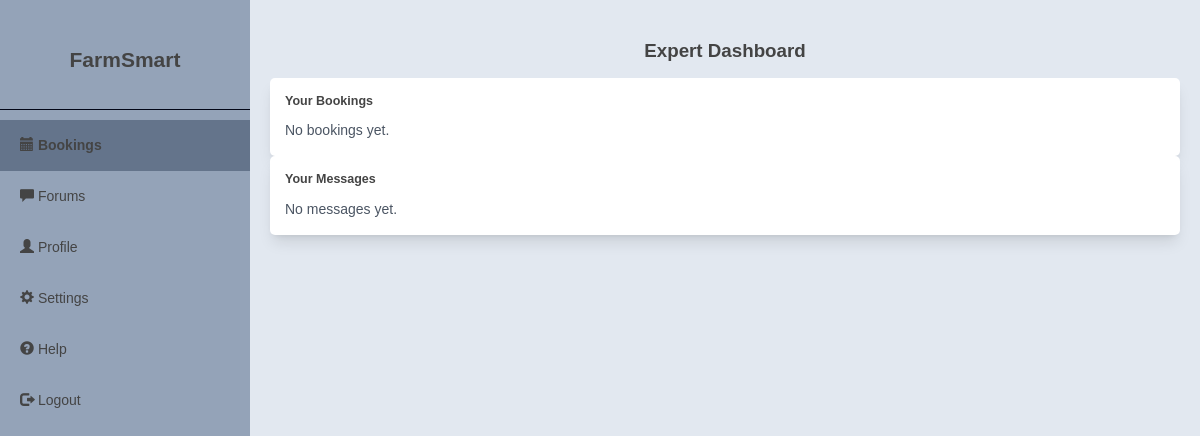
/expert-dashboard (signed in), run on an earlier commit of the app's database.
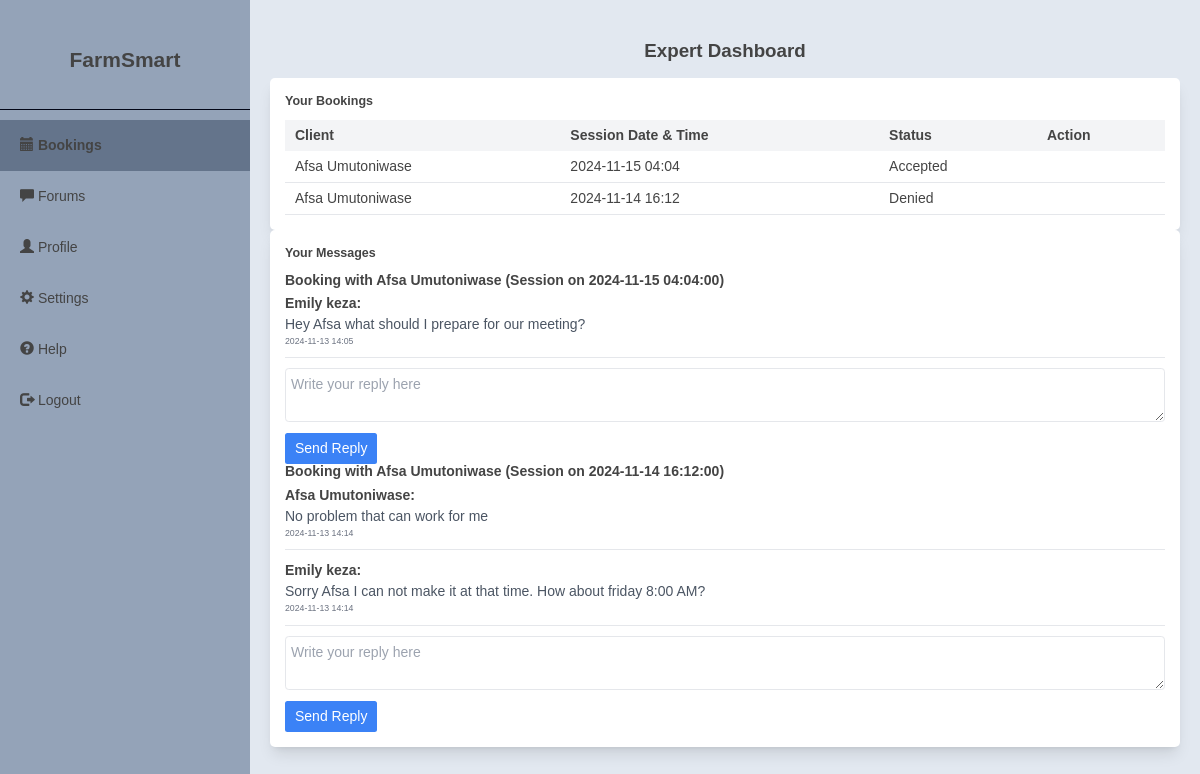
And on a later commit of the database.
### app.py (models this page shows, shortened)
class Booking(db.Model):
    __tablename__ = 'bookings'
    id = db.Column(db.Integer, primary_key=True)
    session_datetime = db.Column(db.DateTime, nullable=False)
    user_id = db.Column(db.Integer, db.ForeignKey('user.id'), nullable=False)
    expert_id = db.Column(db.Integer, db.ForeignKey('experts.id'), nullable=False)
    status = db.Column(db.String(50), default='Pending')  # Added for managing status
    user = db.relationship('User', backref='user_bookings')  # Unique backref for User
    expert = db.relationship("Expert", back_populates="bookings", overlaps="expert_ref")

class User(UserMixin, db.Model):
    id = db.Column(db.Integer, primary_key=True)
    username = db.Column(db.String(120), unique=True, nullable=False)
    email = db.Column(db.String(120), unique=True, nullable=False)
    password_hash = db.Column(db.String(128))
    role = db.Column(db.String(50))
    address = db.Column(db.String(200))
    phone = db.Column(db.String(20))
    profile_image_url = db.Column(db.String(200), nullable=True)
    profile_complete = db.Column(db.Boolean, default=False)

class Message(db.Model):
    id = db.Column(db.Integer, primary_key=True)
    content = db.Column(db.Text, nullable=False)
    timestamp = db.Column(db.DateTime, default=datetime.utcnow)
    booking_id = db.Column(db.Integer, db.ForeignKey('bookings.id'))
    sender_id = db.Column(db.Integer, db.ForeignKey('user.id'))
    is_read = db.Column(db.Boolean, default=False)
    booking = db.relationship('Booking', backref=db.backref('messages', lazy=True))
    sender = db.relationship('User', backref='sent_messages', foreign_keys=[sender_id])

### app.py (the view)
@app.route('/expert-dashboard')
@login_required
def expert_dashboard():
    expert_id = current_user.id  # Assuming the logged-in user is the expert
    db.session.expire_all()
    bookings = Booking.query.filter_by(expert_id=expert_id)\
        .options(joinedload(Booking.user), joinedload(Booking.messages))\
        .all()
    return render_template('expert-bookings.html', bookings=bookings)

### app.py (called while the page is built)
@app.after_request
def add_header(response):
    response.cache_control.no_cache = True
    return response

@login_manager.user_loader
def load_user(user_id):
    return User.query.get(int(user_id))

### templates/expert-bookings.html (shortened to what this page needs)
{% extends 'expert-base.html' %}
{% block content %}
<h1 class="text-3xl font-semibold text-center mt-8 mb-6">Expert Dashboard</h1>
<div class="flex-1 bg-white shadow-lg rounded-lg p-6">
    <h2 class="text-xl font-semibold mb-4">Your Bookings</h2>
    {% if bookings %}
    <table class="min-w-full table-auto">
        <thead class="bg-gray-100">
            <tr>
                <th class="px-4 py-2 text-left">Client</th>
                <th class="px-4 py-2 text-left">Session Date & Time</th>
                <th class="px-4 py-2 text-left">Status</th>
                <th class="px-4 py-2 text-left">Action</th>
            </tr>
        </thead>
        <tbody>
            {% for booking in bookings %}
            <tr class="border-b">
                <td class="px-4 py-2">{{ booking.user.username }}</td>
                <td class="px-4 py-2">{{ booking.session_datetime.strftime('%Y-%m-%d %H:%M') }}</td>
                <td class="px-4 py-2">{{ booking.status }}</td>
                <td class="px-4 py-2">
                </td>
            </tr>
            {% endfor %}
        </tbody>
    </table>
    {% else %}
    <p class="text-gray-600">No bookings yet.</p>
    {% endif %}
</div>
<div class="flex-1 bg-white shadow-lg rounded-lg p-6">
    <h2 class="text-xl font-semibold mb-4">Your Messages</h2>
    {% if bookings %}
        {% for booking in bookings %}
            <h3 class="font-semibold mb-2">Booking with {{ booking.user.username }} (Session on {{ booking.session_datetime }})</h3>
            <ul class="space-y-4">
                {% for message in booking.messages %}
                    <li class="border-b pb-4">
                        <p class="font-semibold">{{ message.sender.username }}:</p>
                        <p class="text-gray-600">{{ message.content }}</p>
                        <p class="text-sm text-gray-500">{{ message.timestamp.strftime('%Y-%m-%d %H:%M') }}</p>
                    </li>
                {% endfor %}
            </ul>
            <form action="{{ url_for('expert_reply_message', booking_id=booking.id) }}" method="POST" class="mt-4">
                <textarea name="reply_content" class="w-full p-2 border rounded-md" placeholder="Write your reply here" required></textarea>
                <button type="submit" class="mt-2 bg-blue-500 text-white py-2 px-4 rounded">Send Reply</button>
            </form>
        {% endfor %}
    {% else %}
        <p class="text-gray-600">No messages yet.</p>
    {% endif %}
</div>
{% endblock %}

### templates/expert-base.html (shortened to what this page needs)
<!DOCTYPE html>
<html lang="en">
<head>
    <link rel="stylesheet" href="https://maxcdn.bootstrapcdn.com/bootstrap/3.4.0/css/bootstrap.min.css">
    <link rel="stylesheet" href="{{ url_for('static', filename='css/dashboard-expert.css') }}">
    <script src="https://cdn.tailwindcss.com"></script>
</head>
<body class="bg-slate-200">
    {% include 'expert-sidebar.html' %}
    <div class="content">
        {% block content %}{% endblock %}
    </div>
</body>
</html>

### templates/expert-sidebar.html
<div class="sidebar bg-slate-400" >
    <div class="sidebar-header"><a href="{{ url_for('home') }}">FarmSmart</a></div>
    <div class="sidebar-menu">
        <a href="{{ url_for('expert_dashboard') }}" class="{% if request.path == url_for('expert_dashboard') %}active{% endif %}">
            <span class="glyphicon glyphicon-calendar"></span> Bookings
        </a>
        <a href="{{ url_for('expert_forums') }}" class="{% if request.path == url_for('expert_forums') %}active{% endif %}">
            <span class="glyphicon glyphicon-comment"></span> Forums
        </a>
        <a href="{{ url_for('expert_profile') }}" class="{% if request.path == url_for('expert_profile') %}active{% endif %}">
            <span class="glyphicon glyphicon-user"></span> Profile
        </a>
        <a href="{{ url_for('expert_account_settings') }}" class="{% if request.path == url_for('expert_account_settings') %}active{% endif %}">
            <span class="glyphicon glyphicon-cog"></span> Settings
        </a>
        <a href="{{ url_for('expert_help') }}" class="{% if request.path == url_for('expert_help') %}active{% endif %}">
            <span class="glyphicon glyphicon-question-sign"></span> Help
        </a>
        <a href="{{ url_for('logout') }}" class="{% if request.path == url_for('logout') %}active{% endif %}">
            <span class="glyphicon glyphicon-log-out"></span> Logout
        </a>
    </div>
</div>

### static/css/dashboard-expert.css (style rules this page uses)
:root { --bg-color: rgb(226 232 240); --secondary-bg-color: #a2ca71; --sidebar-header-height: 100px; --sidebar-footer-height: 230px; --text-color: #444444; --secondary-text-color: #444444; --border-color: rgb(2 6 23); --accent-color: #a2ca71; --accent-hover-color: #8dba5e; --success-background: #edf7ee; --warning-background: #ffd27f; --error-background: #ff6b6b; --input-border-color: #dddddd; --input-focus-color: var(--accent-color); --contrast-color: #ffffff; --graph-grid-color: #eeeeee; }
* { margin: 0; padding: 0; box-sizing: border-box; }
body { font-family: Arial, sans-serif; color: var(--text-color); }
.sidebar { position: fixed; top: 0; left: 0; width: 250px; height: 100vh; background-color: var(--secondary-bg-color); color: var(--secondary-text-color); display: flex; flex-direction: column; padding-top: 10px; }
.sidebar-header { height: var(--sidebar-header-height); display: flex; align-items: center; justify-content: center; text-decoration: none; font-size: 1.5em; font-weight: bold; color: var(--text-color); border-bottom: 1px solid var(--border-color); }
.sidebar-menu { display: flex; flex-direction: column; padding: 10px 0; }
.sidebar-menu a { padding: 15px 20px; color: var(--secondary-text-color); text-decoration: none; font-size: 1em; }
.sidebar-menu a.active { background-color: rgb(100 116 139); color: var(--text-color); font-weight: bold; }
.content { margin-left: 250px; padding: 20px; }
a { text-decoration: none !important; }

What changed in the data, as far as the page shows it:
added Booking: user.username "Afsa Umutoniwase", session_datetime "2024-11-15 04:04", status "Accepted", session_datetime "2024-11-15 04:04:00"
added Booking: user.username "Afsa Umutoniwase", session_datetime "2024-11-14 16:12", status "Denied", session_datetime "2024-11-14 16:12:00"
added Message: sender.username "Emily keza", content "Hey Afsa what should I prepare for our meeting?", timestamp "2024-11-13 14:05", shown under "Afsa Umutoniwase"
added Message: sender.username "Afsa Umutoniwase", content "No problem that can work for me", timestamp "2024-11-13 14:14"
added Message: sender.username "Emily keza", content "Sorry Afsa I can not make it at that time. How about friday 8:00 AM?", timestamp "2024-11-13 14:14", shown under "Afsa Umutoniwase"
Also different on the page:
text no longer shown: "No bookings yet. No messages yet."
text now shown: "Client Session Date & Time Status Action"
